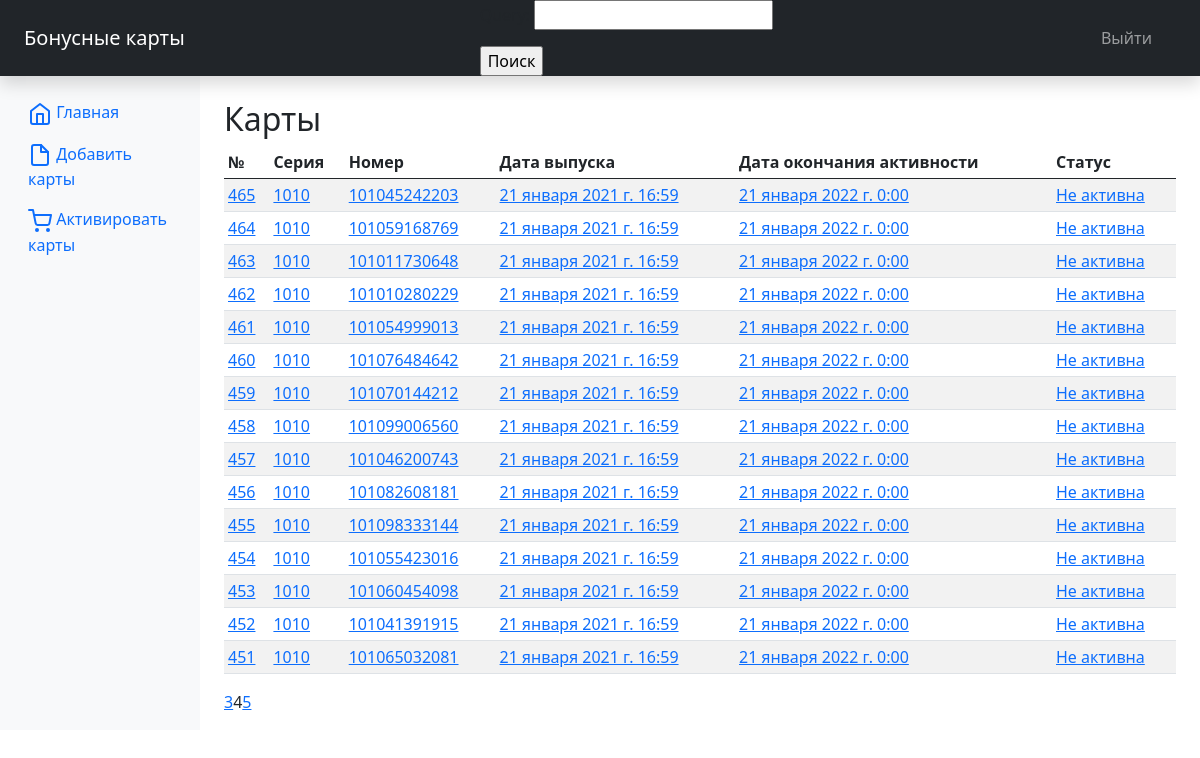
Page /?page=4 (signed in) on the committed database.
### cardslist/models.py (models this page shows)
class Cardslist(models.Model):
    card_series = models.IntegerField(verbose_name='Серия карты')
    card_number = models.IntegerField(verbose_name='Номер карты', unique=True)
    card_issue_date = models.DateTimeField(auto_now_add=True, verbose_name='Дата выпуска карты')
    card_expiration_date = models.DateTimeField(verbose_name='Дата окончания активности карты')
    card_date_of_use = models.DateTimeField(verbose_name='Дата последнего использования карты')
    card_bonus_amount = models.FloatField(null=True, blank=True, verbose_name='Сумма бонуса карты')
    card_status = models.CharField(max_length=12, default='Не активна', verbose_name='Статус карты')
    class Meta:
        verbose_name_plural = 'Бонусные карты'
        verbose_name = 'Бонусная карта'
        ordering = ['-card_date_of_use']

### cardslist/views.py (the view)
# urls.py: path('', index, name='index'),
@login_required()
def index(request):
    search_form = SearchForm()
    cards = Cardslist.objects.all()
    paginator = Paginator(cards, 15)
    if 'page' in request.GET:
        page_num = request.GET['page']
    else:
        page_num = 1
    page = paginator.get_page(page_num)
    context = {'cards': page.object_list, 'page': page, 'form': search_form}
    return render(request, 'cardslist/index.html', context)

### cardslist/forms.py
class SearchForm(forms.Form):
    query = forms.CharField(max_length=16)

### cardslist/templates/cardslist/index.html
{% extends "layout/basic.html" %}
{% block content %}
    <h2>Карты</h2>
    <div class="table-responsive">
        <table class="table table-striped table-sm">
            <thead>
            <tr>
                <th>№</th>
                <th>Серия</th>
                <th>Номер</th>
                <th>Дата выпуска</th>
                <th>Дата окончания активности</th>
                <th>Статус</th>
            </tr>
            </thead>
            <tbody>
            {% for card in cards %}
            <tr>
                <td><a href="{% url 'card_detail' card.pk %}">{{card.id}}</a></td>
                <td><a href="{% url 'card_detail' card.pk %}">{{card.card_series}}</a></td>
                <td><a href="{% url 'card_detail' card.pk %}">{{card.card_number}}</a></td>
                <td><a href="{% url 'card_detail' card.pk %}">{{card.card_issue_date}}</a></td>
                <td><a href="{% url 'card_detail' card.pk %}">{{card.card_expiration_date}}</a></td>
                <td><a href="{% url 'card_detail' card.pk %}">{{card.card_status}}</a></td>
            </tr>
            {% endfor %}
            </tbody>
        </table>
    </div>
    <div>
        {% include 'cardslist/pagination.html' %}
    </div>
{% endblock %}

### rows in the picture
Cardslist: id "465", card_series "1010", card_number "101045242203", card_issue_date "21 января 2021 г. 16:59", card_expiration_date "21 января 2022 г. 0:00", card_status "Не активна"
Cardslist: id "464", card_series "1010", card_number "101059168769", card_issue_date "21 января 2021 г. 16:59", card_expiration_date "21 января 2022 г. 0:00", card_status "Не активна"
Cardslist: id "463", card_series "1010", card_number "101011730648", card_issue_date "21 января 2021 г. 16:59", card_expiration_date "21 января 2022 г. 0:00", card_status "Не активна"
Cardslist: id "462", card_series "1010", card_number "101010280229", card_issue_date "21 января 2021 г. 16:59", card_expiration_date "21 января 2022 г. 0:00", card_status "Не активна"
Cardslist: id "461", card_series "1010", card_number "101054999013", card_issue_date "21 января 2021 г. 16:59", card_expiration_date "21 января 2022 г. 0:00", card_status "Не активна"
Cardslist: id "460", card_series "1010", card_number "101076484642", card_issue_date "21 января 2021 г. 16:59", card_expiration_date "21 января 2022 г. 0:00", card_status "Не активна"
Cardslist: id "459", card_series "1010", card_number "101070144212", card_issue_date "21 января 2021 г. 16:59", card_expiration_date "21 января 2022 г. 0:00", card_status "Не активна"
Cardslist: id "458", card_series "1010", card_number "101099006560", card_issue_date "21 января 2021 г. 16:59", card_expiration_date "21 января 2022 г. 0:00", card_status "Не активна"
Cardslist: id "457", card_series "1010", card_number "101046200743", card_issue_date "21 января 2021 г. 16:59", card_expiration_date "21 января 2022 г. 0:00", card_status "Не активна"
Cardslist: id "456", card_series "1010", card_number "101082608181", card_issue_date "21 января 2021 г. 16:59", card_expiration_date "21 января 2022 г. 0:00", card_status "Не активна"
Cardslist: id "455", card_series "1010", card_number "101098333144", card_issue_date "21 января 2021 г. 16:59", card_expiration_date "21 января 2022 г. 0:00", card_status "Не активна"
Cardslist: id "454", card_series "1010", card_number "101055423016", card_issue_date "21 января 2021 г. 16:59", card_expiration_date "21 января 2022 г. 0:00", card_status "Не активна"
Cardslist: id "453", card_series "1010", card_number "101060454098", card_issue_date "21 января 2021 г. 16:59", card_expiration_date "21 января 2022 г. 0:00", card_status "Не активна"
Cardslist: id "452", card_series "1010", card_number "101041391915", card_issue_date "21 января 2021 г. 16:59", card_expiration_date "21 января 2022 г. 0:00", card_status "Не активна"
Cardslist: id "451", card_series "1010", card_number "101065032081", card_issue_date "21 января 2021 г. 16:59", card_expiration_date "21 января 2022 г. 0:00", card_status "Не активна"

### other values in the picture
{{ page.previous_page_number }} "3"
{{ page.number }} "4"
{{ page.next_page_number }} "5"
